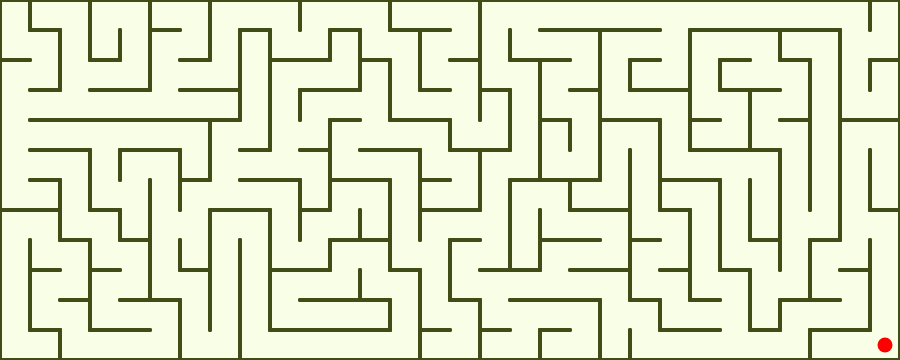
Frame 1 (no input)
Frame 60 (no input): identical to frame 1, image omitted
Frame 120 (the mouse pressed at the canvas centre since frame 60): identical to frame 1, image omitted

The p5.js sketch that drew this single still picture (run headless with seeded random() and noise() and a simulated clock; from frame 60 on, the mouse is pressed at the canvas centre):

// p5.js sketch
// ── sketch.js
//wikepedia page on maze algorithm has been looked on
/*Daniel Shiffman's : https://www.youtube.com/watch?v=HyK_Q5rrcr4&feature=emb_logo videos have been watched for the maze 
generation and maze generator pattern has been mostly picked on from there*/


var cellStack=[0];

var columns=30;
var rows=12;

var cellWidth=30;

var cells=[];

var currentCell=0;
var wallWidth=4;

var playerPosition=0;
var grid_stack=[0];

var bgColor= 255;
var wallColor = 0;
var pathColor= 200;
var finishColor = 0;


var mazeg;
var playerg;

 function randomColors() {
  var hue = random(360);
  bgColor = color(hue,10,100);
  pathColor = color(hue,40,60);
  wallColor = color(hue,70,30);
}

function setup() {
  colorMode(HSB);
  var w = columns * cellWidth;
  var h = rows * cellWidth; 
  
  randomColors();
  finishColor = color(0,100,100);
  
  createCanvas(w,h);
  pixelDensity(1);
  mazeg = createGraphics(w,h);
  playerg = createGraphics(w,h);
  
  wallWidth = 4;
  
  drawMaze();
  updatePlayer();
}


function draw() {
  image(mazeg, 0,0);
  image(playerg, 0,0);
  
  if (keyIsPressed) {
    updatePlayer();
  }
  
}
function keyReleased() {
  released = 0;
}

function keyPressed () {
  updatePlayer();
}
var released; 
function updatePlayer() {
  
  if (released> millis() - 200) return;
  
  released = millis();
  
  var dx = getX(playerPosition); 
  var dy = getY(playerPosition); 
  if (dy > 0 && (keyIsDown(UP_ARROW) ) && cells[playerPosition].walls[0] == false) {
    dy -= 1;
  } else if (dy < rows -1 && (keyIsDown(DOWN_ARROW) ) && cells[playerPosition].walls[2] == false) {
    dy += 1;
  } else if (dx < columns -1 && (keyIsDown(RIGHT_ARROW) ) && cells[playerPosition].walls[1] == false) {
    dx += 1;
  } else if (dx > 0 && (keyIsDown(LEFT_ARROW) ) && cells[playerPosition].walls[3] == false) {
    dx -= 1;
  }
  var newPosition = getIndex(dx,dy);
  
  if (newPosition !== playerPosition) {
    playerPosition = newPosition;
    grid_stack.push(newPosition);
    
     if (cells[playerPosition].type == "end") {
          drawMaze();       
    }
  }

  var drawX = dx * cellWidth + cellWidth / 2;
  var drawY = dy * cellWidth + cellWidth / 2;

  playerg.clear(); 
  playerg.strokeWeight(1);
  playerg.fill(0,255,0);
  playerg.stroke(10,60,10);
  playerg.ellipse(drawX,drawY, cellWidth/2);
 
}

function getIndex(x,y) {
  return x + y * columns;
}
function getX(i) {
  return Math.floor(i % columns);
}
function getY(i) {
  return Math.floor(i / columns);
}

function drawMaze() {
  playerPosition = 0;
  released = null;
  grid_stack = [0];
  randomColors();
  mazeg.clear();
  cells = []; 
  currentCell = 0;
  for(var i= 0; i< rows; i++) {
    for(var j = 0; j < columns; j++) {
      var type = "default";
      if (i == 0 && j == 0) {
        type="start";
      }
      if (j == columns - 1 && i == rows - 1) {
        type="end";
      }
      cells.push(new Cell(j,i,cellWidth/2,type));
    }
  }
  while (typeof currentCell !== "undefined" ) {
   currentCell = mazePath();
    
  }
  
  mazeg.background(bgColor);
  for (var i = 0; i < cells.length; i++) {
    cells[i].draw();
  }
  
  updatePlayer(); 
}



function mazePath() {
  
  var current = cells[currentCell]; 
  current.visited = true;   
  var nextCell = selectedUnivNeighbor(currentCell);
  
  if (typeof nextCell !== "undefined") {
    cellStack.push(nextCell);
    var next = cells[nextCell];
    
    next.visited = true;
    next.removeWallBetween(current);
  } else {
    nextCell = cellStack.shift();
  } 
  return nextCell; 
}

function selectedUnivNeighbor(index) {
  var neighbors = []; 
  var x = getX(index);
  var y = getY(index);
  if (x > 0) {
    var i = getIndex(x-1, y);
    if (!cells[i].visited) {
      neighbors.push(i);  
    }
  }
  if (x < columns - 1) {
    var i = getIndex(x+1, y);
    if (!cells[i].visited) {
      neighbors.push(i);
    }
  }
  
  if (y > 0) {
    var i = getIndex(x, y - 1);
    if (!cells[i].visited) {
      neighbors.push(i);
    }
  }
  if (y < rows - 1) {
    var i = getIndex(x, y + 1);
    if (!cells[i].visited) {
      neighbors.push(i);
    }
  }
    
  return random(neighbors);
}

function Cell(x,y, h, type) {
  this.x = x; 
  this.y = y;
  this.h = h;
  this.walls  = [true,true,true,true];
  this.visited = false;
  this.type = type || "default";
}

Cell.prototype.draw = function() {
  var x1 = this.x * cellWidth;
  var y1 = this.y * cellWidth;
  var x2 = x1 + this.h*2;
  var y2 = y1 + this.h*2;
  
  mazeg.noFill();
  mazeg.stroke(wallColor);  
  mazeg.strokeWeight(wallWidth);
  
  if (this.walls[0]) {
    // top
    mazeg.line(x1,y1,x2,y1);
  }
  if (this.walls[1]) {
    // right    
    mazeg.line(x2,y1,x2,y2);
  }
  if (this.walls[2]) {
    //bottom
    mazeg.line(x1,y2,x2,y2);
  }
  if (this.walls[3]) {
    //left
    mazeg.line(x1,y1,x1,y2);
  }
  
  if (this.type == "end") {
    mazeg.noStroke();
    mazeg.fill(finishColor);
    mazeg.ellipse(x1 + cellWidth /2, y1 + cellWidth/2, cellWidth/2);
  }
}
Cell.prototype.removeWallBetween = function(opposite) {
  var px = this.x - opposite.x;
  var py = this.y - opposite.y;
  if (px == 1 && py == 0) {
    // remove left wall
    this.walls[3] = false;
    opposite.walls[1] = false;
  } else if (px == -1 && py == 0) {
    // remove right wall
    this.walls[1] = false;
    opposite.walls[3] = false;
  } else if (py == 1 && px == 0) {
    // remove bottom wall
    this.walls[0] = false;
    opposite.walls[2] = false;
  } else if (py == -1 && px == 0) {
    // remove top wall    
    this.walls[2] = false;
    opposite.walls[0] = false;
  }
}




// ── game.html
<html>
<head>
<title> Maze game </title>
  <script src="https://cdnjs.cloudflare.com/ajax/libs/p5.js/0.6.0/p5.js"></script>

    <script type="text/javascript" src="sketch.js"></script>


<style>
body{
	background:linear-gradient(to right, #acb6e5, #86fde8); /*https://uigradients.com/#Windy* gradient color*/
}

</style>
</head>
<body>
	<h3 align="center"> Maze game </h3>
	<h3>Press any of the arrow keys for the player token to appear</h3>
</body>
</html>
